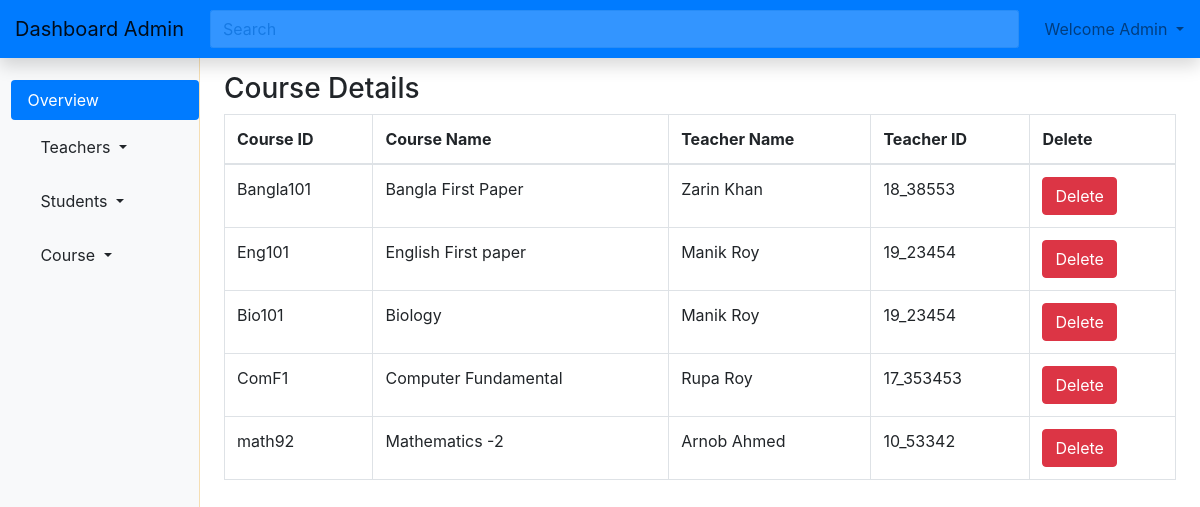
The page /adminCourseDetails.php (signed in) on the database its author committed.
### tables this page shows
CREATE TABLE `course` (
  `c_id` varchar(150) NOT NULL,
  `Name` varchar(150) NOT NULL,
  `t_id` varchar(150) DEFAULT NULL
);

CREATE TABLE `teacher` (
  `t_id` varchar(150) NOT NULL,
  `Name` varchar(150) NOT NULL,
  `Gender` varchar(150) NOT NULL,
  `Father_Name` varchar(150) NOT NULL,
  `Mother_Name` varchar(150) NOT NULL,
  `email` varchar(150) NOT NULL,
  `phone` varchar(150) NOT NULL,
  `country` varchar(150) NOT NULL,
  `nid` varchar(150) NOT NULL,
  `password` varchar(150) NOT NULL,
  `c_id1` varchar(150) DEFAULT NULL,
  `c_id2` varchar(150) DEFAULT NULL
);

### models/db_connect.php (called while the page is built, shortened)
<?php
	$servername = "localhost";
	$db_username="root";
	$db_password="";
	$db_name="mysystem";
	function getArray($query){
		global $servername, $db_username, $db_password,$db_name;
		$conn = mysqli_connect($servername,$db_username,$db_password,$db_name);
		$result = mysqli_query($conn,$query);
		$data = array();
		while($row = mysqli_fetch_assoc($result)){
			$data[] = $row;
		}
		return $data;
	}
?>

### adminCourseDetails.php (the view)
<?php
    require 'adminHeadNav.php';
    require 'models/db_connect.php';
?>
           <main role="main" class="col-md-9 ml-sm-auto col-lg-10 px-4">
            <h3>Course Details</h3>
            <?php
                $query = "SELECT course.c_id cid, course.Name cname, course.t_id tid, teacher.name tname FROM course,teacher WHERE course.t_id = teacher.t_id;";
                $result = getArray($query);
            ?>
            <table border="1" style="border-collapse:collapse" class="table table-bordered">
            <thead>
                <tr>
                    <th>Course ID</th>
                    <th>Course Name</th>
                    <th>Teacher Name</th>
                    <th>Teacher ID</th>
                    <th>Delete</th>
                </tr>
            </thead>
            <tbody id="myTable">
                <?php
                foreach($result as $res)
                {
                    echo "<tr>";
                    echo "<td>".$res["cid"]."</td>";
                    echo "<td>".$res["cname"]."</td>";
                    echo "<td>".$res["tname"]."</td>";
                    echo "<td>".$res["tid"]."</td>";
                    echo '<td><a href = "adminCourse_Delete.php?id='.$res["cid"].'" class="btn btn-danger">Delete</a></td>';
                    echo "</tr>";
                }
                ?>
            </tbody>
             </table>
          </main>
<?php
    require 'adminfooter.php';
?>

### adminHeadNav.php (shortened to what this page needs)
<!doctype html>
<html lang="en">
  <head>
    <link rel="stylesheet" href="https://use.fontawesome.com/releases/v5.0.8/css/all.css">
    <link rel="stylesheet" href="https://stackpath.bootstrapcdn.com/bootstrap/4.5.2/css/bootstrap.min.css">
    <link rel="stylesheet" href="css/Dashdemo.css">
  </head>
  <body>
    <nav class="navbar navbar-light bg-primary fixed-top flex-md-nowrap p-0 shadow" style="background-color:gray;" >
        <a href="admindashboard.php" class="navbar-brand col-sm-3 col-md-2 mr-0">Dashboard Admin </a>
            <input class="form-control form-control-primary w-100" type="search" id="myInput" placeholder="Search" aria-label="Search">
        <ul class="navbar-nav px-3">
          <li class="nav-item dropdown">
            <a class="nav-link dropdown-toggle" href="#" id="navbarDropdownMenuLink" role="button" data-toggle="dropdown" aria-haspopup="true" aria-expanded="false">
              Welcome Admin
            </a>
          </li>
        </ul>
      </nav>
      <div class="container-fluid">
        <div class="row">
          <div class="col-md-2 bg-light d-none d-md-block sidebar">
            <div class="left-sidebar">
              <ul class="nav flex-column nav-pills">
                <li class="nav-item">
                  <a class="nav-link active" href="admindashboard.php">Overview</a>
                </li>
                <li class="nav-item">
                  <div class="dropdown nav-link">
                    <a class="btn dropdown-toggle" href="#" role="" id="dropdownMenuLink" data-toggle="dropdown" aria-haspopup="true" aria-expanded="false">
                      Teachers
                    </a>
                  </div>
                </li>
                <li class="nav-item">
                  <div class="dropdown nav-link">
                    <a class="btn dropdown-toggle" href="#" role="" id="dropdownMenuLink" data-toggle="dropdown" aria-haspopup="true" aria-expanded="false">
                      Students
                    </a>
                  </div>
                </li>
                <li class="nav-item">
                  <div class="dropdown nav-link">
                    <a class="btn dropdown-toggle" href="#" role="" id="dropdownMenuLink" data-toggle="dropdown" aria-haspopup="true" aria-expanded="false">
                      Course
                    </a>
                  </div>
                </li>
              </ul>
            </div>
          </div>

### adminfooter.php (shortened to what this page needs)
        </div>
      </div>
  </body>
</html>

### CSS/Dashdemo.css (style rules this page uses)
.form-control-primary { margin: 0.625em; opacity: 0.2; border-radius: 0.14285714285714285em; }
.sidebar { position: fixed; top: 0em; left: 0em; bottom: 0em; right: 0em; z-index: 100; padding: 5em 0 0 0.7142857142857143em; border-right: 0.07142857142857142em solid wheat; }
main { padding-top: 4.5em; }

### rows shown on the page
course: c_id "Bangla101", Name "Bangla First Paper", t.Name "Zarin Khan", t "18_38553"
course: c_id "Eng101", Name "English First paper", t.Name "Manik Roy", t "19_23454"
course: c_id "Bio101", Name "Biology", t.Name "Manik Roy", t "19_23454"
course: c_id "ComF1", Name "Computer Fundamental", t.Name "Rupa Roy", t "17_353453"
course: c_id "math92", Name "Mathematics -2", t.Name "Arnob Ahmed", t "10_53342"
